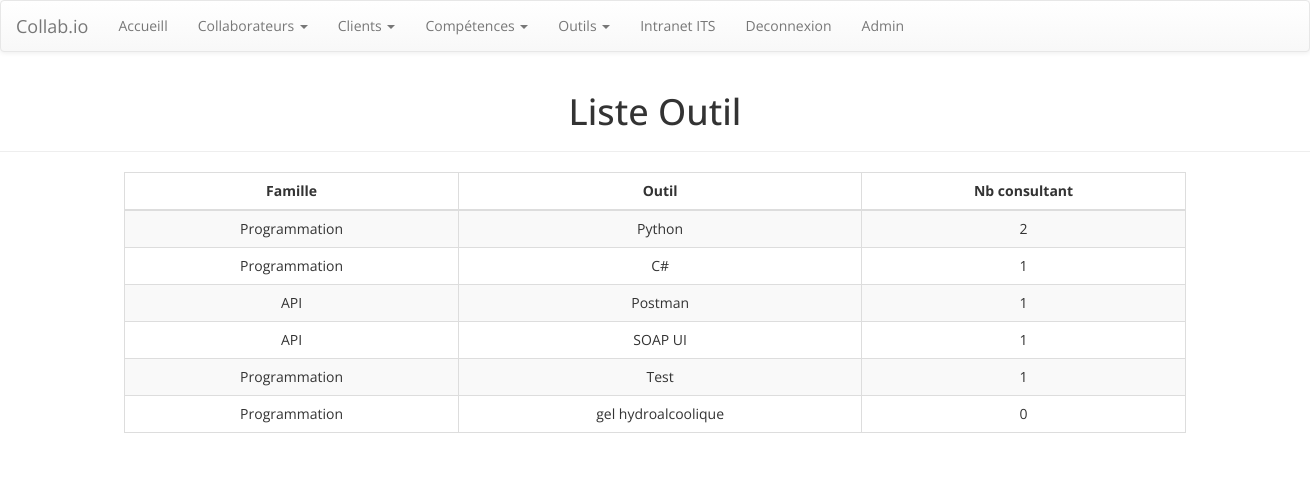
The app's page /outil/ (signed in), older data.
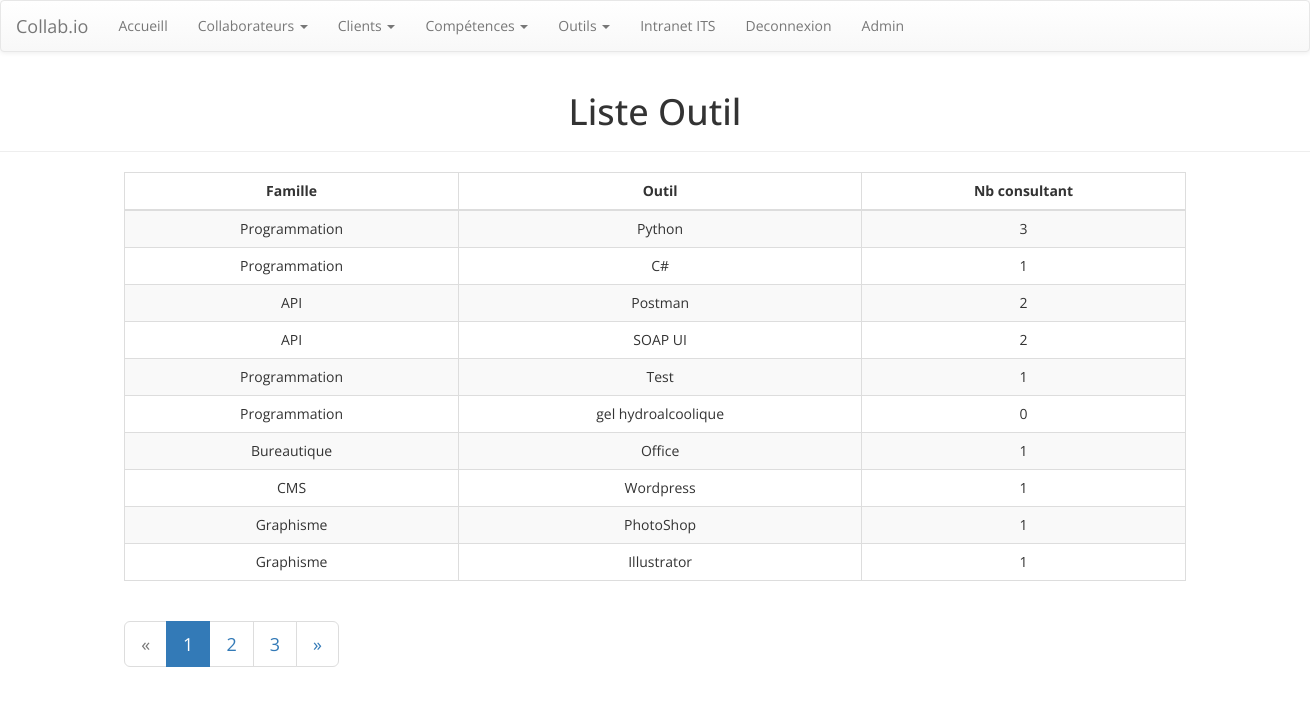
The same page, newer data.
### collab/models.py (models this page shows, shortened)
class outils(models.Model):
    nomOutil = models.CharField(max_length=250)
    famille = models.ForeignKey(familleOutils, on_delete=models.CASCADE)

class familleOutils(models.Model):
    nomFamilleOutils = models.CharField(max_length=250)
    def __str__(self):
        return self.nomFamilleOutils

### collab/views.py (the view)
# urls.py: path('outil/', views.liste_outil, name='liste_outil'),
def liste_outil(request):
    template = loader.get_template('collab/liste_outil2.html')
    outils_list= outils.objects.all()
    page = request.GET.get('page', 1)
    paginator = Paginator(outils_list, 10)
    try:
        tools= paginator.page(page)
    except PageNotAnInteger:
        tools = paginator.page(1)
    except EmptyPage:
        tools = paginator.page(paginator.num_pages)
    context={'tools':tools}
    return HttpResponse(template.render(context, request))

### collab/templatetags/collab_extras.py (called while the page is built)
@register.filter(name='nb_consultant_outil')
def nb_consultant_outil(id_outil):
    nb = collaborateurs.objects.filter(outilsCollaborateur=id_outil).count()
    return nb

### collab/templates/collab/liste_outil2.html
{% extends 'collab/base.html' %}
{% load collab_extras %}
{% block content %}
    <div class="page-header">
        <h1 class="text-center">Liste Outil</h1></div>
    <div class="container" id="container">
        <div class="row">
            <div class="col-lg-10 col-lg-offset-1 col-md-10 col-md-offset-1 col-sm-10 col-sm-offset-1 col-xs-12">
                <div class="table-responsive" id="liste-consultant">
                    <table class="table table-striped table-bordered table-hover">
                        <thead>
                            <tr class="text-center">
                                <th class="text-center">Famille </th>
                                <th class="text-center">Outil </th>
                                <th class="text-center">Nb consultant</th>
                            </tr>
                        </thead>
                        <tbody>
                            {% for tool in tools %}
                            {% with truc=tool.pk %}
                            <tr>
                                <td>{{tool.famille}} </td>
                                <td>{{tool.nomOutil}} </td>
                                <td>{{truc|nb_consultant_outil}}</td>
                            </tr>
                            {% endwith %}
                            {% endfor %}
                        </tbody>
                    </table>
                </div>
            </div>
        </div>
        {% if tools.has_other_pages %}
        <div class="row">
            <div class="col-lg-offset-1 col-md-12 col-md-offset-1">
                <nav>
                    <ul class="pagination pagination-lg">
                        {% if tools.has_previous %}
                        <li><a aria-label="Previous"><span aria-hidden="true">«</span></a></li>
                        {% else %}
                        <li class="disabled"><span>&laquo;</span></li>
                        {% endif %}
                        {% for i in tools.paginator.page_range %}
                            {% if tools.number == i %}
                                <li class="active"><span>{{ i }} <span class="sr-only">(current)</span></span></li>
                            {% else %}
                                <li><a href="?page={{ i }}">{{ i }}</a></li>
                            {% endif %}
                        {% endfor %}
                        {% if tools.has_next %}
                            <li><a aria-label="Next"><span aria-hidden="true">»</span></a></li>
                        {% else %}
                            <li class="disabled"><span>&raquo;</span></li>
                        {% endif %}
                    </ul>
                </nav>
            </div>
        </div>
        {% endif %}
    </div>
{% endblock %}

### collab/templates/collab/base.html (shortened to what this page needs)
{% load static %}
{% load admin_urls %}
<!DOCTYPE html>
<html>
<head>
    <link rel="stylesheet" href={% static "collab/assets/bootstrap/css/bootstrap.min.css" %}>
    <link rel="stylesheet" href={% static "collab/assets/css/styles.css" %}>
    <link rel="stylesheet" href={% static "collab/assets/css/Full-Width-Center-Container.css" %}>
    <link rel="stylesheet" href={% static "collab/assets/css/Simple-Profile-Info.css" %}>
    <link rel="stylesheet" href={% static "collab/assets/css/Google-Style-Login.css" %}>
</head>
<body>
    <nav class="navbar navbar-default">
        <div class="container-fluid">
            <div class="navbar-header"><a class="navbar-brand navbar-link" href="{% url 'index'%}">Collab.io</a>
            </div>
            <div class="collapse navbar-collapse" id="navcol-1">
                <ul class="nav navbar-nav">
                    <li role="presentation"><a href="{% url 'index'%}">Accueill</a></li>
                    <li class="dropdown"><a class="dropdown-toggle" data-toggle="dropdown" aria-expanded="false" href="#">Collaborateurs <span class="caret"></span></a>
                    </li>
                    <li class="dropdown"><a class="dropdown-toggle" data-toggle="dropdown" aria-expanded="false" href="#">Clients <span class="caret"></span></a>
                    </li>
                    <li class="dropdown"><a class="dropdown-toggle" data-toggle="dropdown" aria-expanded="false" href="#">Compétences <span class="caret"></span></a>
                    </li>
                    <li class="dropdown"><a class="dropdown-toggle" data-toggle="dropdown" aria-expanded="false" href="#">Outils <span class="caret"></span></a>
                    </li>
                    <li role="presentation"><a href="https://intranet.itsgroup.fr/" target="_blank">Intranet ITS </a></li>
                    {% if user.is_authenticated %}
                    <li role="presentation"><a href="{% url 'logout' %}" id="nav_login" class="navbar-nav ml-auto">Deconnexion</a></li>
                    <li role="presentation"><a href="{% url 'admin:index'%}" id="nav_login" class="navbar-nav ml-auto">Admin </a></li>
                    {% else %}
                    <li role="presentation"><a href="{% url 'login' %}" id="nav_login" class="navbar-nav ml-auto">Connexion</a></li>
                    {% endif %}
                </ul>
            </div>
        </div>
    </nav>
    {% if user.is_authenticated %}
    {% block content %}
    {% endblock %}
    {% else %}
    <p style="text-align:center;"> <b>Veuillez vous <a href="/accounts/login">identifier</a></b></p>
    {% endif %}
</body>
</html>

### collab/static/collab/assets/css/styles.css (style rules this page uses)
div#liste-consultant.table-responsive { text-align:center; }
table th.text-center, table td.text-center { text-align:center; }
.table > tbody > tr > td { vertical-align:middle; }

### collab/static/collab/assets/css/Full-Width-Center-Container.css (style rules this page uses)
div#container.container { width:100%; }

### collab/static/collab/assets/css/Simple-Profile-Info.css (style rules this page uses)
* { -webkit-border-radius:0 0 0 0; border-radius:0 0 0 0; font-family:'Open Sans'; }

Row changes from the older to the newer data that the page shows:
computed for outils "Python": pk|nb_consultant_outil "2" → "3"
computed for outils "Postman": pk|nb_consultant_outil "1" → "2"
computed for outils "SOAP UI": pk|nb_consultant_outil "1" → "2"
added outils: famille "Bureautique", nomOutil "Office", pk|nb_consultant_outil "1"
added outils: famille "CMS", nomOutil "Wordpress", pk|nb_consultant_outil "1"
added outils: famille "Graphisme", nomOutil "PhotoShop", pk|nb_consultant_outil "1"
added outils: famille "Graphisme", nomOutil "Illustrator", pk|nb_consultant_outil "1"
Text that changed along with them:
new list line: "1"
new list line: "2"
new list line: "3"
